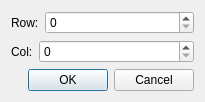
<?xml version="1.0" encoding="UTF-8"?>
<ui version="4.0">
 <class>SizeDialog</class>
 <widget class="QDialog" name="SizeDialog">
  <property name="geometry">
   <rect>
    <x>0</x>
    <y>0</y>
    <width>205</width>
    <height>97</height>
   </rect>
  </property>
  <property name="windowTitle">
   <string>Size</string>
  </property>
  <layout class="QVBoxLayout" name="verticalLayout">
   <item>
    <layout class="QHBoxLayout" name="horizontalLayout" stretch="0,1">
     <item>
      <widget class="QLabel" name="label">
       <property name="text">
        <string>Row:</string>
       </property>
      </widget>
     </item>
     <item>
      <widget class="QSpinBox" name="row"/>
     </item>
    </layout>
   </item>
   <item>
    <layout class="QHBoxLayout" name="horizontalLayout_2" stretch="0,1">
     <item>
      <widget class="QLabel" name="label_2">
       <property name="text">
        <string>Col:</string>
       </property>
      </widget>
     </item>
     <item>
      <widget class="QSpinBox" name="col"/>
     </item>
    </layout>
   </item>
   <item>
    <widget class="QDialogButtonBox" name="buttonBox">
     <property name="orientation">
      <enum>Qt::Horizontal</enum>
     </property>
     <property name="standardButtons">
      <set>QDialogButtonBox::Cancel|QDialogButtonBox::Ok</set>
     </property>
    </widget>
   </item>
  </layout>
 </widget>
 <resources/>
 <connections>
  <connection>
   <sender>buttonBox</sender>
   <signal>accepted()</signal>
   <receiver>SizeDialog</receiver>
   <slot>accept()</slot>
   <hints>
    <hint type="sourcelabel">
     <x>248</x>
     <y>254</y>
    </hint>
    <hint type="destinationlabel">
     <x>157</x>
     <y>274</y>
    </hint>
   </hints>
  </connection>
  <connection>
   <sender>buttonBox</sender>
   <signal>rejected()</signal>
   <receiver>SizeDialog</receiver>
   <slot>reject()</slot>
   <hints>
    <hint type="sourcelabel">
     <x>316</x>
     <y>260</y>
    </hint>
    <hint type="destinationlabel">
     <x>286</x>
     <y>274</y>
    </hint>
   </hints>
  </connection>
 </connections>
</ui>
